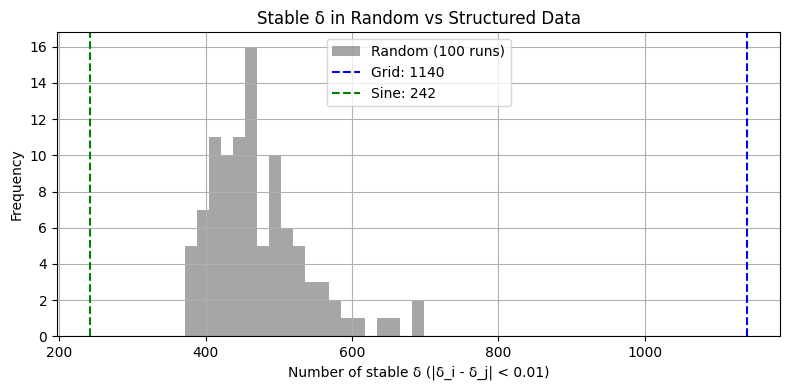

Recreate this plot in Python.

import numpy as np
import matplotlib.pyplot as plt

def count_stable_deltas(x, threshold_d1=0.01, threshold_d2=0.01):
    n = len(x)
    d1_matrix = np.abs(x[:, None] - x[None, :])
    d1_upper = d1_matrix[np.triu_indices(n, k=1)]
    d1_filtered = d1_upper[d1_upper > threshold_d1]

    stable_count = 0
    for i in range(len(d1_filtered)):
        for j in range(i + 1, len(d1_filtered)):
            if abs(d1_filtered[i] - d1_filtered[j]) < threshold_d2:
                stable_count += 1
    return stable_count

random_counts = []
for _ in range(100):
    x_rand = np.random.rand(20)
    count = count_stable_deltas(x_rand)
    random_counts.append(count)

x_grid = np.linspace(0, 1, 20)
x_sin = np.sin(np.linspace(0, 2 * np.pi, 20))
grid_count = count_stable_deltas(x_grid)
sin_count = count_stable_deltas(x_sin)

plt.figure(figsize=(8, 4))
plt.hist(random_counts, bins=20, color='gray', alpha=0.7, label='Random (100 runs)')
plt.axvline(grid_count, color='blue', linestyle='--', label=f'Grid: {grid_count}')
plt.axvline(sin_count, color='green', linestyle='--', label=f'Sine: {sin_count}')
plt.xlabel("Number of stable δ (|δ_i - δ_j| < 0.01)")
plt.ylabel("Frequency")
plt.title("Stable δ in Random vs Structured Data")
plt.legend()
plt.grid(True)
plt.tight_layout()
plt.show()
